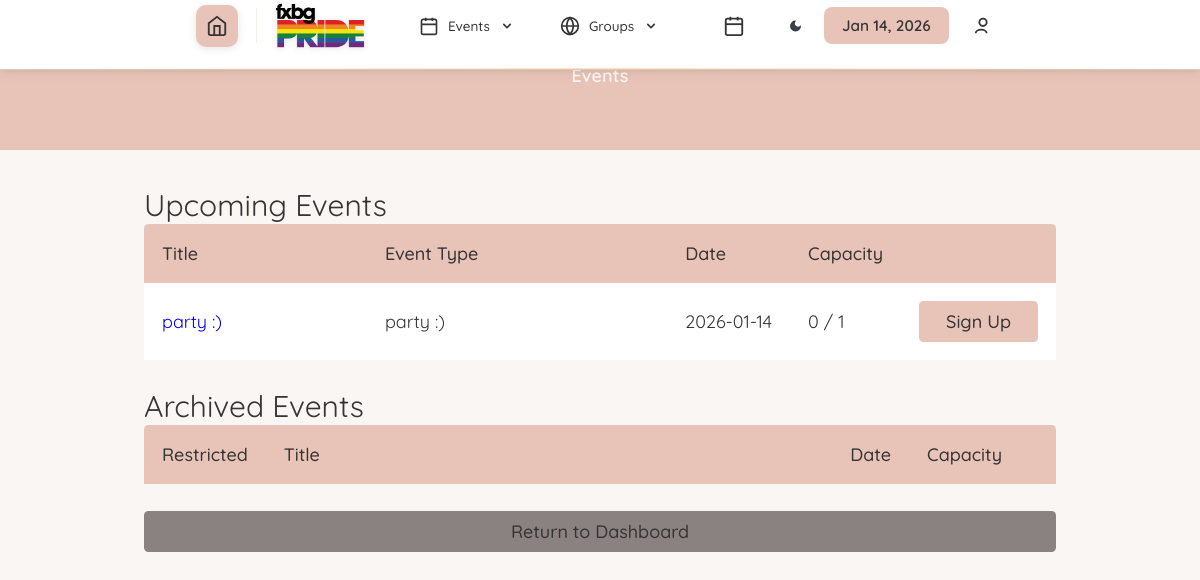
/viewAllEvents.php (signed in), run on the app's committed database.
### tables this page shows
CREATE TABLE `dbevents` (
  `id` int(11) NOT NULL,
  `name` text NOT NULL,
  `date` char(10) NOT NULL,
  `startTime` char(5) NOT NULL,
  `endTime` char(5) NOT NULL,
  `description` text NOT NULL,
  `capacity` int(11) NOT NULL,
  `completed` text NOT NULL,
  `restricted_signup` tinyint(1) NOT NULL,
  `location` text DEFAULT NULL,
  `training_level_required` varchar(50) NOT NULL,
  `type` text NOT NULL
);

### database/dbEvents.php (called while the page is built, shortened)
<?php
include_once(dirname(__FILE__) . '/../domain/Event.php');
function check_if_signed_up($eventID, $userID)
{
    $connection = connect();
    $query1 = "SELECT * FROM dbeventpersons WHERE eventID = '$eventID' and userID = '$userID'";
    $result1 = mysqli_query($connection, $query1);
    $row = mysqli_fetch_assoc($result1);
    if ($row) {
        return true;
    } else {
        return false;
    }
}
function fetch_event_signups($eventID)
{
    $connection = connect();
    $query = "SELECT userID, position, notes FROM dbeventpersons WHERE eventID = '$eventID'";
    $result = mysqli_query($connection, $query);
    $signups = [];
    return $signups;
}
function make_an_event($result_row)
{
    $theEvent = new Event(
        $result_row['id'],
        $result_row['name'],
        date: $result_row['date'],
        startTime: $result_row['startTime'],
        endTime: $result_row['endTime'],
        description: $result_row['description'],
        capacity: $result_row['capacity'],
        completed: $result_row['completed'],
        restricted_signup: $result_row['restricted_signup'],
        type: $result_row['type']
    );
    return $theEvent;
}
function get_all_events_sorted_by_date_not_archived()
{
    $con = connect();
    $query = "SELECT * FROM dbevents" .
           " WHERE completed = 'no'" .
           " ORDER BY date ASC";
    $result = mysqli_query($con, $query);
    $theEvents = array();
    while ($result_row = mysqli_fetch_assoc($result)) {
        $theEvent = make_an_event($result_row);
        $theEvents[] = $theEvent;
    }
    return $theEvents;
}

### domain/Event.php (called while the page is built, shortened)
<?php
class Event
{
    private $name;
    private $date;
    private $capacity;
    private $restricted_signup;
    private $type;
    function __construct($id, $name, $date, $startTime, $endTime, $description, $capacity, $completed, $restricted_signup, $type)
    {
        $this->name = $name;
        $this->date = $date;
        $this->capacity = $capacity;
        $this->restricted_signup = $restricted_signup;
        $this->type = $type;
    }
    function getName()
    {
        return $this->name;
    }
    function getDate()
    {
        return $this->date;
    }
    function getCapacity()
    {
        return $this->capacity;
    }
    function getRestrictedSignup()
    {
        return $this->restricted_signup;
    }
    function getEventType()
    {
        return $this->type;
    }
}

### viewAllEvents.php (the view, shortened to what this page needs)
<?php
    $userID = null;
if (isset($_SESSION['_id'])) {
    $userID = $_SESSION['_id'];
}
    include 'database/dbEvents.php';
?>
<!DOCTYPE html>
<html>
    <head>
        <?php require_once('universal.inc') ?>
        <link rel="stylesheet" href="css/messages.css"></link>
    </head>
    <body>
        <?php require_once('header.php') ?>
        <?php require_once('database/dbEvents.php');?>
        <h1>Events</h1>
        <main class="general">
            <?php
                $events = get_all_events_sorted_by_date_not_archived();
                $today = new DateTime();
                $upcomingEvents = array_filter($events, function ($event) use ($today) {
                    $eventDate = new DateTime($event->getDate());
                    return $eventDate >= $today;
                });
                if (sizeof($upcomingEvents) > 0) : ?>
                <div class="table-wrapper">
                    <h2>Upcoming Events</h2>
                    <table class="general">
                        <thead>
                            <tr>
                                <th>Title</th>
                                <th>Event Type</th>
                                <th style="width:1px">Date</th>
                                <th style="width:1px">Capacity</th>
                                <th style="width:1px"></th>
                            </tr>
                        </thead>
                        <tbody class="standout">
                            <?php
                            foreach ($upcomingEvents as $event) {
                                $eventID = $event->getID();
                                $title = $event->getName();
                                $date = $event->getDate();
                                $capacity = $event->getCapacity();
                                $restricted_signup = $event->getRestrictedSignup();
                                $type = $event->getEventType();
                                    $signups = fetch_event_signups($eventID);
                                    $numSignups = count($signups);
                                    $isSignedUp = check_if_signed_up($eventID, $userID);
                                    echo "
                                    <tr data-event-id='$eventID'>
                                        <td><a href='event.php?id=$eventID'>$title</a></td>
                                        <td>$type</td>
                                        <td>$date</td>
                                        <td>$numSignups / $capacity</td>";
                                if ($isSignedUp) {
                                    echo "
                                            <td>
                                            <a class='button cancel' href='viewMyUpcomingEvents.php' >Already Signed Up!</a>
                                            </td>";
                                } elseif ($numSignups >= $capacity) {
                                    echo "
                                                <td><a class='button sign-up' style='background-color: var(--error-color, #d4635a);'>Sign Ups Closed!</a></td>";
                                } else {
                                    echo "<td><a class='button sign-up' href='eventSignUp.php?event_name=" . urlencode($title) . "&restricted=" . urlencode($restricted_signup) . "'>Sign Up</a></td>";
                                }
                                    echo "</tr>";
                            }
                            ?>
                        </tbody>
                    </table>
                </div>
                <div class="table-wrapper">
                    <h2>Archived Events</h2>
                    <table class="general">
                        <thead>
                            <tr>
                                <th style="width:1px">Restricted</th>
                                <th>Title</th>
                                <th style="width:1px">Date</th>
                                <th style="width:1px">Capacity</th>
                                <th style="width:1px"></th>
                            </tr>
                        </thead>
                    </table>
                </div>
                <?php else : ?>
                <p class="no-events standout">There are currently no events available to view.<a class="button add" href="addEvent.php">Create a New Event</a> </p>
                <?php endif ?>
            <a class="button cancel" href="index.php">Return to Dashboard</a>
        </main>
    </body>
</html>

### data on the page
dbevents: name "party :)", type "party :)", date "2026-01-14", numSignups "0", capacity "1"
